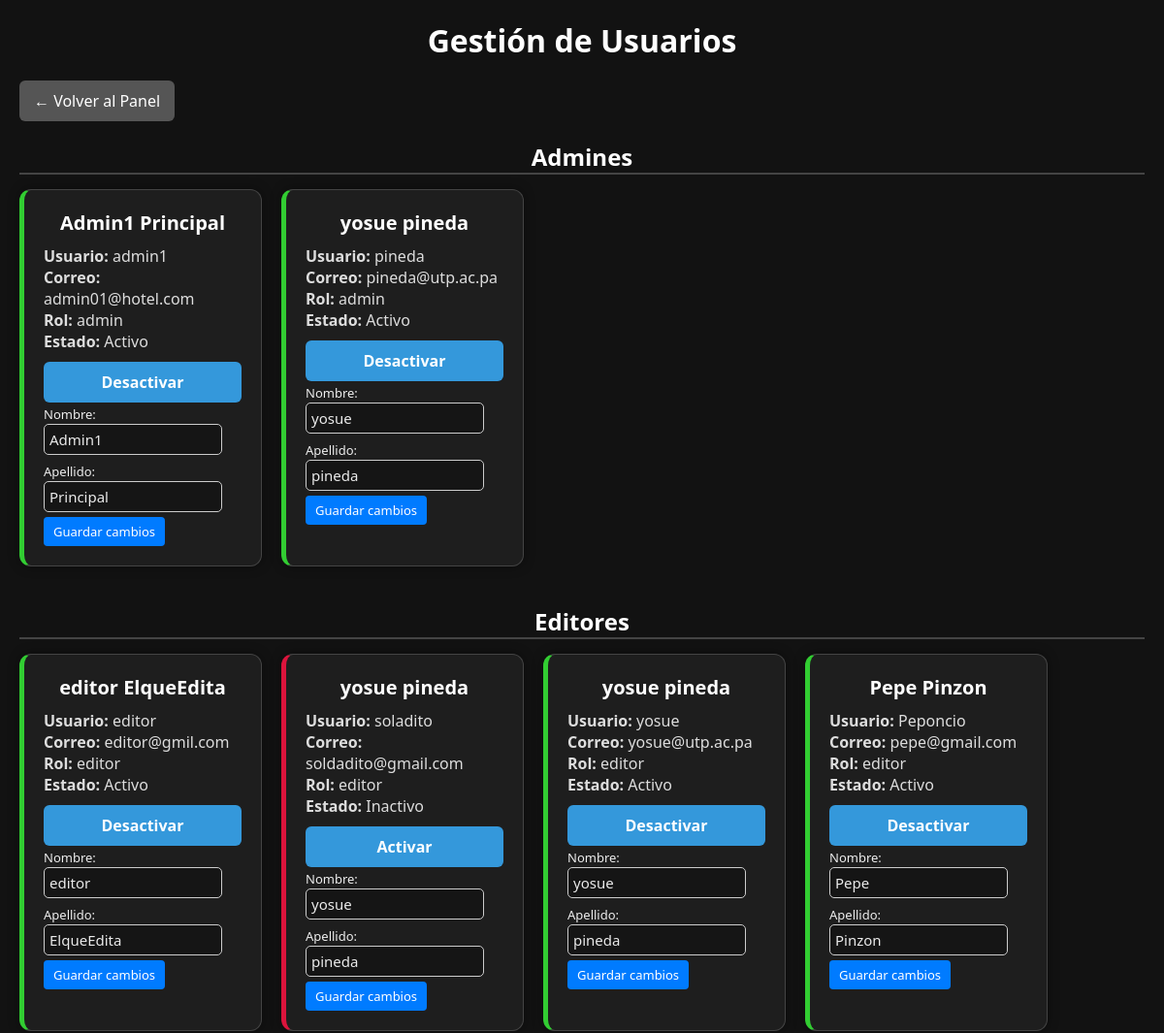
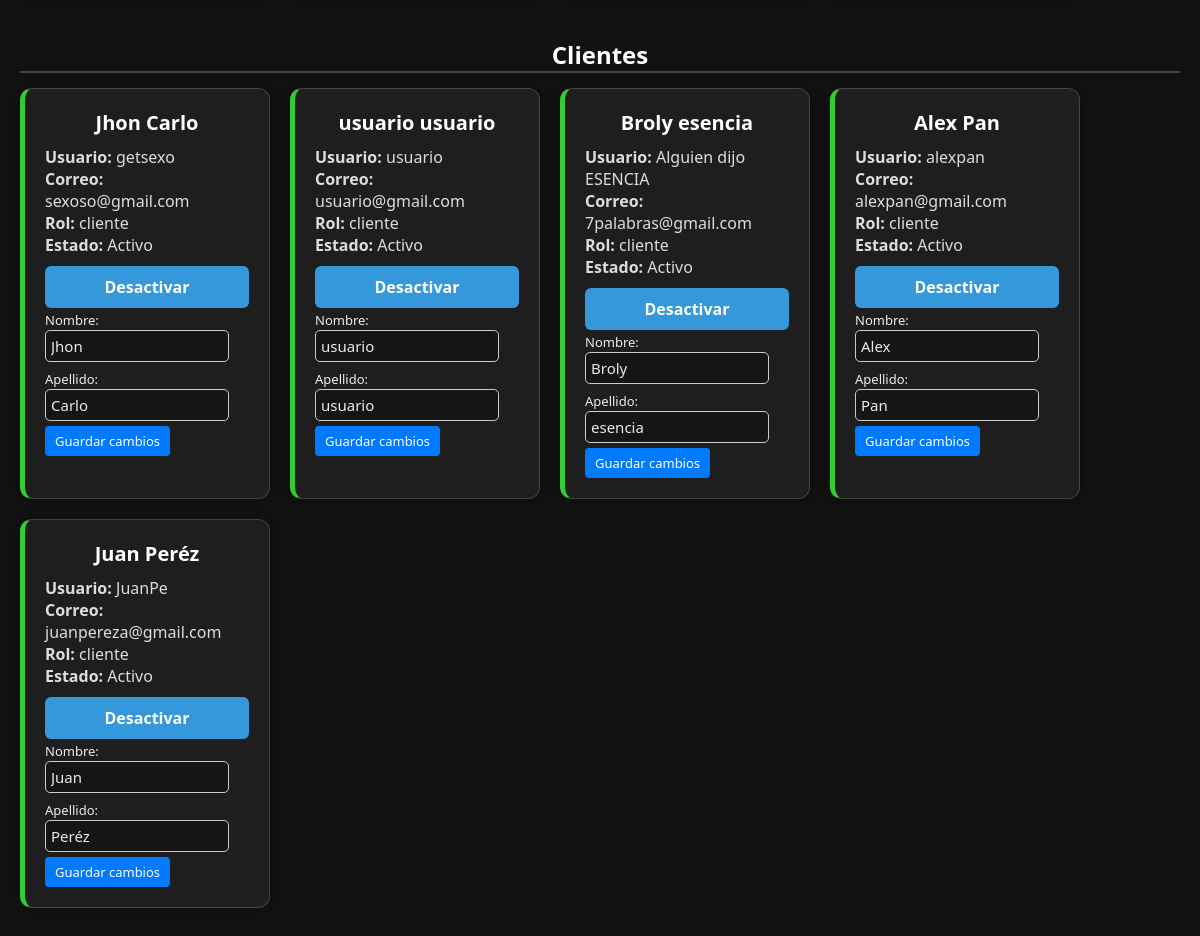
The page /admin/gestionar_usuarios.php (signed in) on the database its author committed (2 pictures, top to bottom).
### tables this page shows
CREATE TABLE IF NOT EXISTS `usuarios` (
  `id` int NOT NULL AUTO_INCREMENT,
  `nombre` varchar(50) NOT NULL,
  `apellido` varchar(50) NOT NULL,
  `usuario` varchar(50) NOT NULL,
  `correo` varchar(100) NOT NULL,
  `clave` varchar(255) NOT NULL,
  `sexo` enum('M','F') NOT NULL,
  `rol` enum('admin','editor','cliente') NOT NULL DEFAULT 'cliente',
  `activo` tinyint(1) DEFAULT '1',
  `created_at` timestamp NOT NULL DEFAULT CURRENT_TIMESTAMP,
  PRIMARY KEY (`id`),
  UNIQUE KEY `usuario` (`usuario`),
  UNIQUE KEY `correo` (`correo`)
);

### admin/gestionar_usuarios.php (the view, shortened to what this page needs)
<?php
$db = new mod_db();
$conexion = $db->getConexion();
$roles = ['admin', 'editor', 'cliente'];
$usuariosPorRol = [];
foreach ($roles as $rol) {
    $stmt = $conexion->prepare("SELECT id, nombre, apellido, usuario, correo, rol, activo FROM usuarios WHERE rol = :rol");
    $stmt->execute(['rol' => $rol]);
    $usuariosPorRol[$rol] = $stmt->fetchAll(PDO::FETCH_ASSOC);
}
?>
<!DOCTYPE html>
<html lang="es">
<head>
  <link rel="stylesheet" href="../css/estilosGenerales.css">
  <link rel="stylesheet" href="../css/formEditar.css">
</head>
<body>
  <div class="admin-panel">
    <h1>Gestión de Usuarios</h1>
    <a class="btn-volver" href="dashboard.php">← Volver al Panel</a>
    <?php foreach ($usuariosPorRol as $rol => $usuarios): ?>
      <section class="usuario-section">
        <h2><?= ucfirst($rol) ?><?= $rol === 'cliente' ? 's' : 'es' ?></h2>
        <?php if (empty($usuarios)): ?>
          <p>No hay usuarios con rol <?= $rol ?>.</p>
        <?php else: ?>
          <div class="usuarios-grid">
            <?php foreach ($usuarios as $user): ?>
              <div class="usuario-card <?= $user['activo'] ? 'activo' : 'inactivo' ?>">
                <h3><?= htmlspecialchars($user['nombre'] . ' ' . $user['apellido']) ?></h3>
                <p><strong>Usuario:</strong> <?= htmlspecialchars($user['usuario']) ?></p>
                <p><strong>Correo:</strong> <?= htmlspecialchars($user['correo']) ?></p>
                <p><strong>Rol:</strong> <?= $user['rol'] ?></p>
                <p><strong>Estado:</strong> <?= $user['activo'] ? 'Activo' : 'Inactivo' ?></p>
                <form method="POST">
                  <?php
                    $isSelf = $user['id'] == ($_SESSION['id'] ?? 0) && $user['activo'];
                  ?>
                  <button
                    type="<?= $isSelf ? 'button' : 'submit' ?>"
                    class="btn-estado <?= $isSelf ? 'btn-disabled' : '' ?>"
                    <?= $isSelf ? 'data-self="true"' : '' ?>>
                    <?= $user['activo'] ? 'Desactivar' : 'Activar' ?>
                  </button>
                </form>
                <form method="POST" class="form-editar">
                  <label for="nombre_<?= $user['id'] ?>">Nombre:</label>
                  <input type="text" name="nombre" id="nombre_<?= $user['id'] ?>" value="<?= htmlspecialchars($user['nombre']) ?>" required>
                  <label for="apellido_<?= $user['id'] ?>">Apellido:</label>
                  <input type="text" name="apellido" id="apellido_<?= $user['id'] ?>" value="<?= htmlspecialchars($user['apellido']) ?>" required>
                  <button type="submit">Guardar cambios</button>
                </form>
              </div>
            <?php endforeach; ?>
          </div>
        <?php endif; ?>
      </section>
    <?php endforeach; ?>
  </div>
</body>
</html>

### css/estilosGenerales.css (style rules this page uses)
:root { --bg-dark: #121212; --bg-light: #1e1e1e; --accent: #00b894; --accent-hover: #009e7c; --text-light: #eaeaea; --text-muted: #bbbbbb; --border-dark: #2c2c2c; --error: #ff6b6b; }
* { margin: 0; padding: 0; box-sizing: border-box; font-family: 'Segoe UI', Tahoma, Geneva, Verdana, sans-serif; }
body { background-color: var(--bg-dark); color: var(--text-light); min-height: 100vh; padding: 20px; }
h1, h2, h3 { color: #ffffff; margin-bottom: 20px; text-align: center; }
input[type="text"], input[type="email"], input[type="password"], select, textarea { width: 100%; padding: 12px; margin-bottom: 15px; border: 1px solid var(--border-dark); border-radius: 6px; background-color: #151515; color: var(--text-light); font-size: 15px; }
button { background-color: var(--accent); color: #fff; border: none; padding: 12px 16px; border-radius: 6px; cursor: pointer; font-size: 16px; transition: background-color 0.3s ease; }
a { color: var(--accent); text-decoration: none; }
.btn-volver { display: inline-block; margin-bottom: 20px; background-color: #555; color: white; padding: 10px 15px; border-radius: 6px; text-decoration: none; }
.usuario-section { margin-bottom: 40px; }
.usuario-section h2 { font-size: 24px; color: #fff; border-bottom: 2px solid #444; margin-bottom: 15px; }
.usuarios-grid { display: flex; flex-wrap: wrap; gap: 20px; }
.usuario-card { background: rgba(255, 255, 255, 0.05); border: 1px solid #444; padding: 20px; border-radius: 12px; width: 250px; color: #ddd; box-shadow: 0 0 12px rgba(0,0,0,0.4); }
.usuario-card.activo { border-left: 5px solid limegreen; }
.usuario-card.inactivo { border-left: 5px solid crimson; }
.usuario-card h3 { margin-bottom: 10px; font-size: 20px; }
.btn-estado { margin-top: 10px; width: 100%; padding: 10px; background-color: #3498db; border: none; color: white; font-weight: bold; border-radius: 6px; cursor: pointer; }
html, body { height: 100%; margin: 0; display: flex; flex-direction: column; }

### css/formEditar.css (style rules this page uses)
.form-editar input { width: 90%; padding: 5px; margin-bottom: 5px; border-radius: 5px; border: 1px solid #ccc; }
.form-editar label { font-size: 13px; color: #eee; }
.form-editar button { background-color: #007bff; color: white; border: none; padding: 6px 10px; border-radius: 4px; cursor: pointer; font-size: 13px; }

### rows shown on the page
usuarios: nombre+apellido "Admin1 Principal", usuario "admin1", correo "admin01@hotel.com", rol "admin", activo "Activo", nombre "Admin1", apellido "Principal"
usuarios: nombre+apellido "yosue pineda", usuario "pineda", correo "pineda@utp.ac.pa", rol "admin", activo "Activo", nombre "yosue", apellido "pineda"
usuarios: nombre+apellido "editor ElqueEdita", usuario "editor", correo "editor@gmil.com", rol "editor", activo "Activo", nombre "editor", apellido "ElqueEdita"
usuarios: nombre+apellido "yosue pineda", usuario "soladito", correo "soldadito@gmail.com", rol "editor", activo "Inactivo", nombre "yosue", apellido "pineda"
usuarios: nombre+apellido "yosue pineda", usuario "yosue", correo "yosue@utp.ac.pa", rol "editor", activo "Activo", nombre "yosue", apellido "pineda"
usuarios: nombre+apellido "Pepe Pinzon", usuario "Peponcio", correo "pepe@gmail.com", rol "editor", activo "Activo", nombre "Pepe", apellido "Pinzon"
usuarios: nombre+apellido "Jhon Carlo", usuario "getsexo", correo "sexoso@gmail.com", rol "cliente", activo "Activo", nombre "Jhon", apellido "Carlo"
usuarios: nombre+apellido "usuario usuario", usuario "usuario", correo "usuario@gmail.com", rol "cliente", activo "Activo", nombre "usuario", apellido "usuario"
usuarios: nombre+apellido "Broly esencia", usuario "Alguien dijo ESENCIA", correo "7palabras@gmail.com", rol "cliente", activo "Activo", nombre "Broly", apellido "esencia"
usuarios: nombre+apellido "Alex Pan", usuario "alexpan", correo "alexpan@gmail.com", rol "cliente", activo "Activo", nombre "Alex", apellido "Pan"
usuarios: nombre+apellido "Juan Peréz", usuario "JuanPe", correo "juanpereza@gmail.com", rol "cliente", activo "Activo", nombre "Juan", apellido "Peréz"

### other values the page prints
$rol "Admin"
$rol "Editor"
$rol "Cliente"
